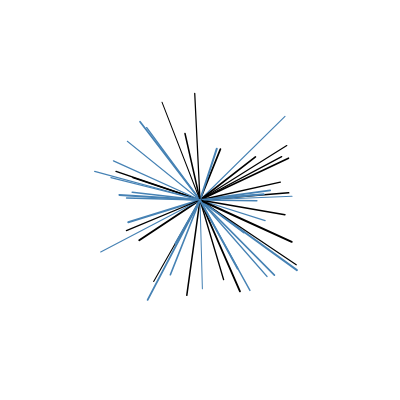
Frame 1 (no input)
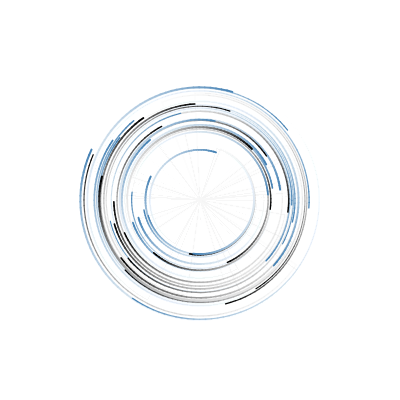
Frame 60 (no input)
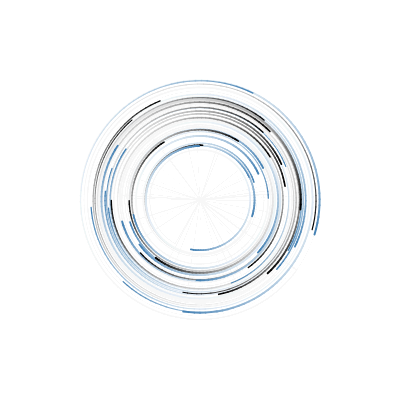
Frame 120 (the mouse pressed at the canvas centre since frame 60)

The p5.js sketch that drew these frames (run headless with seeded random() and noise() and a simulated clock; from frame 60 on, the mouse is pressed at the canvas centre):

// p5.js sketch
// ── sketch.js
class Particle {
    constructor(x, y, radius, color) {
        this.initialX = x
        this.initialY = y
        this.x = x
        this.y = y
        this.radius = radius
        this.color = color
        this.radians = Math.random() * Math.PI * 2
        this.distanceFromCenter = random(50, 120)
        this.velocity = 0.05
    }

    update() {
        const oldLocation = { x: this.x, y: this.y }
        this.radians += this.velocity
        this.x = this.initialX + Math.cos(this.radians) * this.distanceFromCenter
        this.y = this.initialY + Math.sin(this.radians) * this.distanceFromCenter
        this.draw(oldLocation)
    }

    draw(oldLocation) {
        // Draw Circles
        // noStroke()
        // fill(this.color)
        // ellipse(this.x, this.y, this.radius, this.radius)

        // Draw line
        strokeWeight(this.radius)
        stroke(this.color)
        line(oldLocation.x, oldLocation.y, this.x, this.y)
    }
}

let particles = []

function setup() {
    createCanvas(400, 400)
    const colors = ['steelblue', 'black', 'darkblue']

    for (let i = 0; i < 50; i++) {
        const color = colors[[Math.floor(random(0, 2))]]
        const radius = random(1, 2)
        particles.push(new Particle(height / 2, width / 2, radius, color))
    }
}

function draw() {
    background('rgba(255, 255, 255, 0.05)')
    // background('white')
    particles.forEach(particle => particle.update())
}
